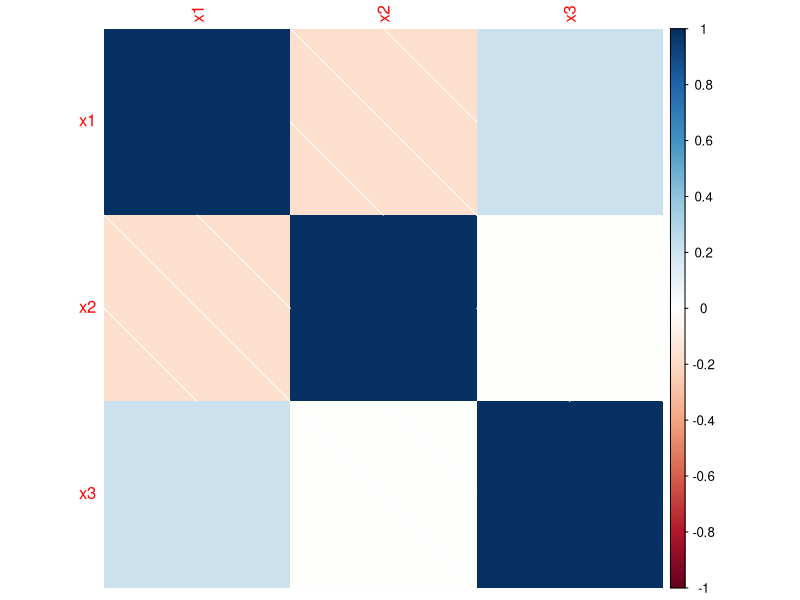
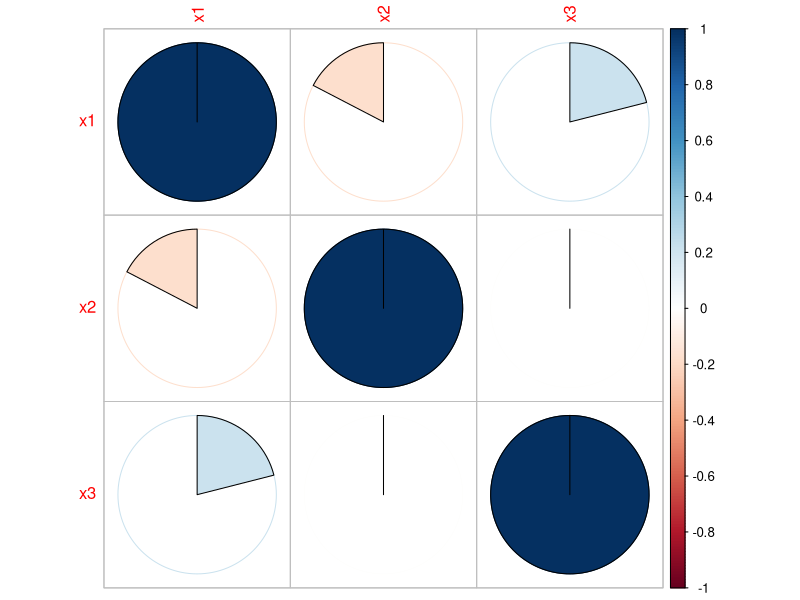
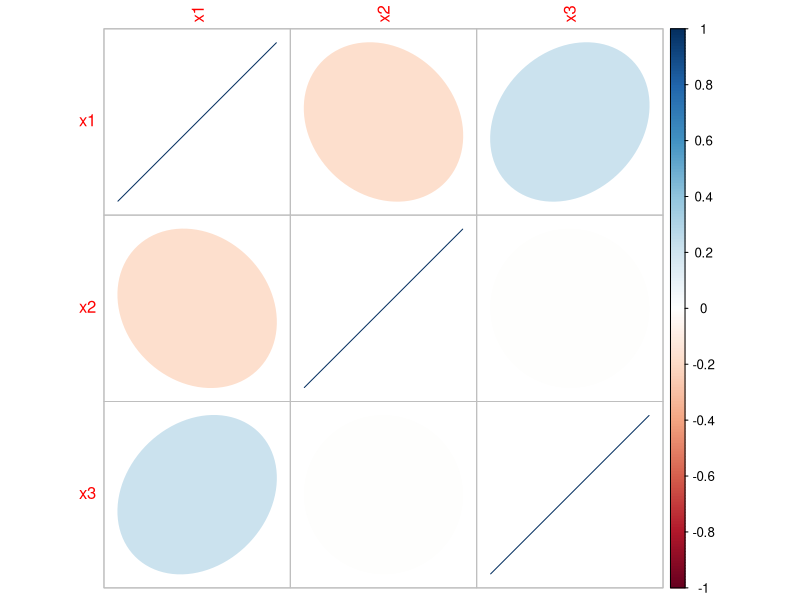
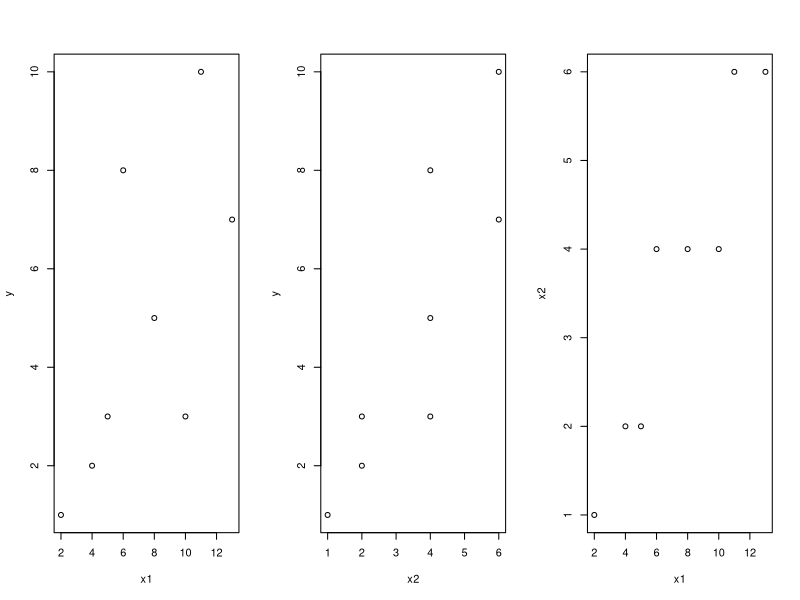
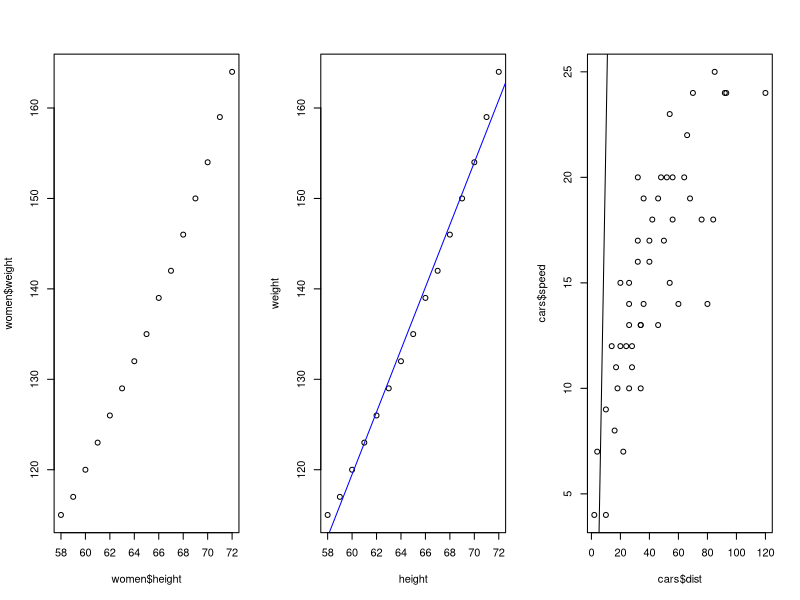
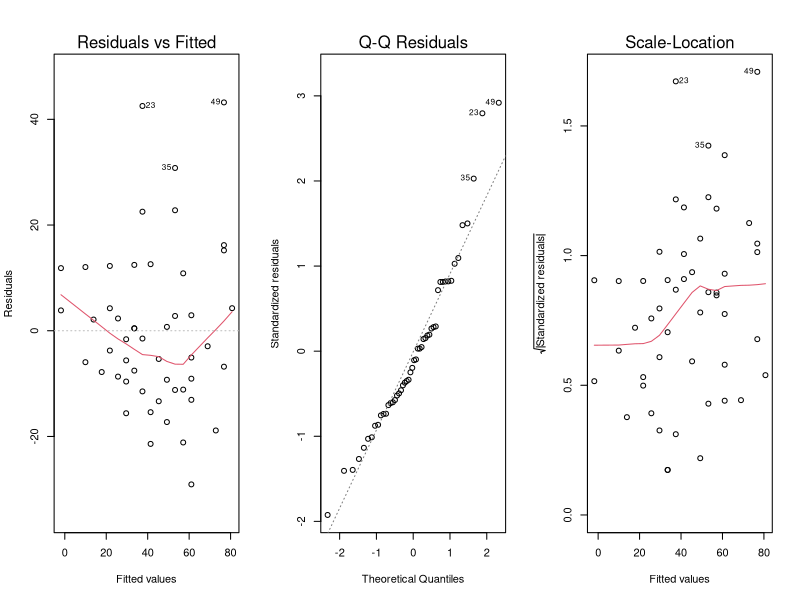
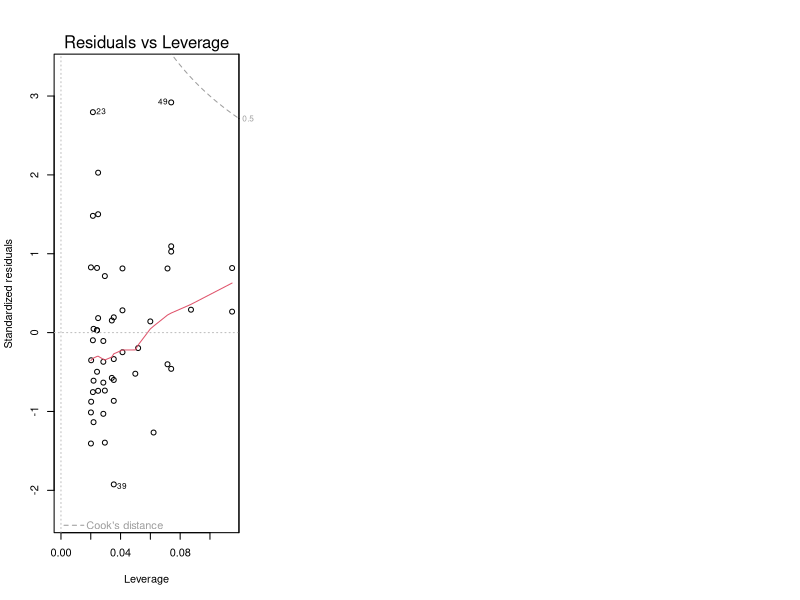
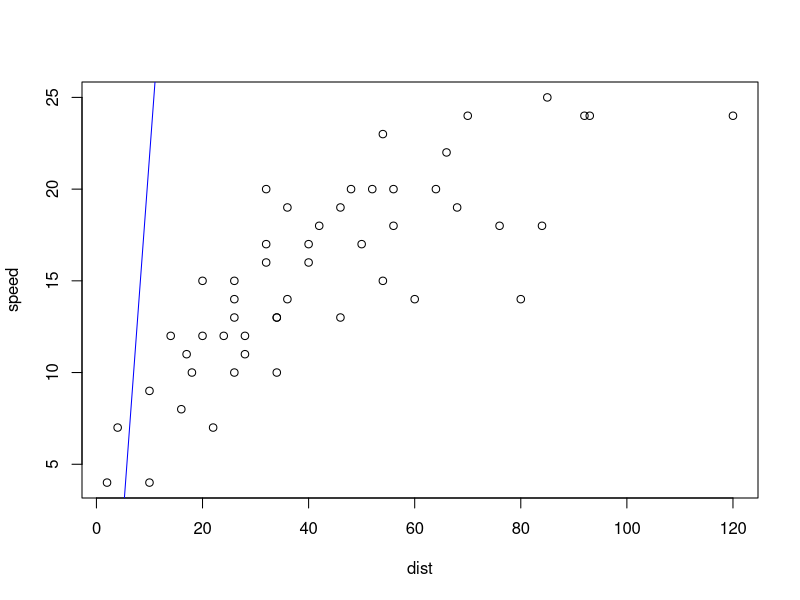

R code for these plots, in order:
data1= 1:5 
data2= 2:6
#(1 -3)  *  (2 -4)
#2 -3    3 -4
#3 -3    4 -4
#4 -3    5 -4
#5 -3    6 -4


sum((data1-mean(data1))*(data2-mean(data2))) / (length(1:5)-1)
cov(1:5 , 2:6)
cov(1:5, c(3,3,3,3,3)) #0
cov(1:5, 5:1) # 역상관 #공분산은 절대적 크기의 정도를 알수없음

(m<-matrix(c(1:10, (1:10)^2), ncol=2))
cor(m, method = "pearson")
cor(m, method = "spearman") # 수치가 순위의 의미가 있는것
cor(m, method = "kendall")  # 부합쌍과 비부합쌍의 비율을 이용해서 상관계수를 정의

# 어제  :  var.test 등분산 테스트
# cor.test : 상관계수를 검정 : 귀무가설 : 서로 독립적이다( 상관이 없다. )
# 대립가설 : 서로 상관이 있다.
# p-value는 우측부터의 신뢰구간값임
# 적률 : 1차 적률 -  평균, 2차 적률 분산, 3차적률 = 왜도, 4차 = 첨도 
cor.test(c(1,2,3,4,5),c(1,2,3,4,5), method = "pearson") # p-value < 2.2e-16  0.05 보다 작음 : 상관이 있다

x <- c(44.4, 45.9, 41.9, 53.3, 44.7, 44.1, 50.7, 45.2, 60.1)
y <- c( 2.6,  3.1,  2.5,  5.0,  3.6,  4.0,  5.2,  2.8,  3.8)
cor.test(x,y, method= "kendall", alternative = "greater") # p-value = 0.05972 귀무가설 기각하지못함 상관이없다
# 단측검정 ( 큰경우,  작은경우)
# 양측검정 0.05 / 2  : 정규분포는 대칭 양쪽에서 검증하는것

d<- data.frame(x1=rnorm(10),
               x2=rnorm(10),
               x3=rnorm(10))

head(d)
(M<- cor(d))
#install.packages("corrplot")
library(corrplot)
corrplot(M, method = "shade") # corrplot은 시각화 함수
corrplot(M, method = "pie") 
corrplot(M, method = "ellipse") 
?corrplot
# 순서를 변경해도 됨  x1과 x2의 상관이나
# x2와 x1의 상관이 의미가 같다

a <- c(4.0, 4.2, 3.9, 4.3, 4.1 )
b <- c(2.0, 2.1, 2.0, 2.1, 2.2 )
c <- c(0.60, 0.59, 0.58, 0.62, 0.63)

(ab <- sum(a+b)/length(a))
(mat <- matrix(c(a,b,c), nrow=5, byrow = F))
(avr<- colMeans(mat))
(acha <-a - avr[1])
(bcha <-b - avr[2])
(ccha <-c - avr[3])
#    a      b      c
#  a
#  b
#  c
(aa_var<- sum(acha * acha) / (length(a)-1)) #0.025
(ab_var<- sum(acha*bcha)/ (length(a)-1))# 0.0075
(ac_var<- sum(acha*ccha)/ (length(a)-1))# 0.00175
cov(mat)

# 상관계수
(aa_var / (sd(a)*sd(a))) #1
(ab_var / (sd(a)*sd(b))) #0.5669467
(ac_var / (sd(a)*sd(c))) #0.533745
cor(mat)

#고유값 분해
(eigvector<-eigen(cor(mat)))
eigvector # $values 고유치:정렬 - 분산의 크기
# $vectors 고유벡터 - 내적이 0이면 정직교
eigvector$vectors[,1]%*%eigvector$vectors[,2]
eigvector$vectors[,1]%*%eigvector$vectors[,3]
eigvector$vectors[,2]%*%eigvector$vectors[,3]
# 정규직교행렬
eigvector$vectors[,1]^2
#정규직교행렬: 피타고라스로 빗변길이가 1이나왔다는 뜻은 축을 방향값으로 표현함함
sqrt(sum(eigvector$vectors[,1]^2)) #피타고라스
sqrt(sum(eigvector$vectors[,2]^2)) #피타고라스
sqrt(sum(eigvector$vectors[,3]^2))
# MRS (move,rotate, scale)
# 0이 0이 아닌5.551115e-17 라서  오차가 발생 축이 틀어짐

#회귀분석 ( linear regression )
# 데이터로 부터
# 방정식의 계수를 구하는것
# y값을 예측하기 위해서
# y=ax +by + cz + b
y<- c(1,2,3,8,5,3,10,7)
x1<- c(2,4,5,6,8,10,11,13)
x2<- c(1,2,2,4,4,4,6,6)

opar= par(mfrow=c(1,3))
plot(x1,y)
plot(x2, y)
plot(x1, x2)
summary(lm(y~x1)) #lm = linear model : formula
# 잔차(residual) : 실제값(y) - 예측값(yhat)의 차이가 잔차다
# y = ax
# Coefficients 계수
#Intercept 절편
#직선의 방정식 y = ax + b
# 회귀 방정식0.7121 + 0.5645 * x1
# t-value 는 t 분포에서 나오면 t벨류 정규분포는 p벨류
# 잔차의 표준 오차 : 2.551
# R-squared : 0.449, 결정계수 :  모델 설명력
# 수정된 결정계수 Adjusted R-squared:  0.3571 
# 결정계수가 변수의 숫자가 많아지면 저절로 커지는 성향이 있다
# 변수가 많아져도 변하지 않도록 변수의 갯수를 고려한것이 수정된 결정계수임
# p-value: 0.06904 귀무가설을 기각할 수 없다 : 모델이 유의미하지 않다.
summary(lm(y~x2))
y<- -0.5340 + 1.4921* x2 
#F-statistic:    18 on 1 and 6 DF,  p-value: 0.005423 p벨류가 0.05보다 작음 유의미함
# 결정계수 = 회귀제곱합 / 전체제곱합( 회귀제곱합 + 잔차제곱합)

summary(lm(y~x1+x2))
-0.1041 +  -1.1566 *x1 +  3.7267*x2 #[1] 1.3094 2.7229 1.5663 7.8631 5.5499 3.2367 9.5335 7.2203

# 결정계수 : R-squared: 0.9532 모델 설명력이 좋아졌음
# 계수도 유의미하다
# 모델이 유의미하다
# accuracy를 높이려면 변수를 추가해야한다.

#문제 
#str(women) #$height:,$weight
#1)회귀분석을 실행하시오
str(women)
cov(women)
cor(women)
plot(women$height,women$weight)
su<-summary(lm(women$height~women$weight)) 
su
#2)회귀 방정식을 작성하시오
25.723456 +  0.287249 * women$weight

#3)각데이터에 대해 예측하고 잔차를 구해보시오
# 잔차 계산
residuals <- resid(su)
residuals
 
fit= lm(women$weight~women$height)
summary(fit)
# p-value: 1.091e-14 모델이 유의미하다
# 모형의 설명력은 Adjusted R-squared:  0.9903  99%
# 데이터에 적용된 선형회귀가 적절한가 : 상관분석0.9954948 적절함
 cor(women$height,women$weight)
# accuracy : 연속된 수치의 정확도는 : 상관분석

 residuals <- resid(fit)
#Residuals:
#   Min      1Q  Median      3Q     Max 
# -1.7333 -1.1333 -0.3833  0.7417  3.1167 

min(residuals)
quantile(residuals,0.25)
median(residuals) 
quantile(residuals,0.75)
max(residuals)

plot(weight~height, data= women)
abline(fit, col="blue")

#cars 데이터를 선형회귀 해보시오
# 모델이 통계적으로 유의미한가
# 계수가 유의미 한가
# 모델의 설명력은?
# 선형회귀는 정당한가?
# accuracy는?

str(cars)
summary(cars)
plot(cars$dist , cars$speed)


# 모델이 통계적으로 유의미한가? p-value 유의미함
fitt= lm(cars$dist~cars$speed)
summary(fitt)
abline(fitt)
#->p-value: 1.49e-12로 귀무가설 기각 대립가설 채택 -> 모델은 통계적으로 유의미함

# 계수가 유의미 한가? 유의미하다
cor(cars$speed,cars$dist) 
#상관분석 0.8068949적절함

# 모델의 설명력은?
#R-squared:  0.6438 64%  유의미 한것 

# 선형회귀는 정당한가?
cor(cars$speed,cars$dist) 
#상관분석 0.8068949  80% 적절함
names(fitt)
(cof=coef(fitt))
(cof["speed"])
(dist_pred = cof["(Intercept)"] + cof["speed"] * cars$speed)
fitted(fitt) # 계산된 fitting값이 출력됨
residuals(fitt)[1:4]
sum(fitted(fitt)-cars$dist) # 잔차값

plot(fitt)
par(mfrow = c(1,1))


# qqnorm 정규분포

# accuracy는?
residuals <- resid(fitt)
min(residuals)
quantile(residuals,0.25)
median(residuals) 
quantile(residuals,0.75)
max(residuals)

plot(speed~dist, data= cars)
abline(fitt, col="blue")


names(fitt)
(cof=coef(fitt))
(cof["speed"])
(dist_pred = cof["(Intercept)"] + cof["speed"] * cars$speed)
fitted(fitt) # 계산된 fitting값이 출력됨
residuals(fitt)[1:4]

sum(fitted(fitt)-cars$dist) # 잔차값

plot(fitt)
par(mfrow = c(1,1))
#qqnorm은 표준화 잔차가 정규분포이다


# 프로젝트 ( 제목선정은 관여하지 않음 )
# 대전 재비산 먼지 데이터 분석 및 도로 청소차 구간 선정
# 성과 지표 상관관계 분석
# 해외 직접 투자가 국내 시장에 미치는 영향
# 날씨에 따른  따릉이 사용량과의 관계
# 가설검정, 회귀분석, 트리분석


#bptest :  등분산성 테스트
# 회귀분석의 가정 : 등분산성 , 독립성, 정규성, 선형성
# 귀무가설 : 등분산성이다.
# 대립가설 : 이분산성이다.

library(lmtest)
bptest(cars$speed ~ cars$dist) # 등분산성이다
#Durbin - watson
dwtest(fitt) # 독립성 검증
# 2이면 자기상관성이 없다 (하나의 변수가 주기별로 다른 데이터 영향을 줌)
# 0 ~ 2 양의 자기상관성이 있다. (0 이면 아주 높은 양의 자기상관성이 있다)
# 시계열 분석의 대상
# 2 ~ 5 음의 자기상관성이 있다.
# 귀무가설 : 독립적이다.
# 대립가설 : 독립적이지 않다.

prediction_result<-predict(fitt, newdata=data.frame(speed = 10 )) #속도가 10일 경우 제동거리 예측
point_estimate <- prediction_result[1]
point_estimate
# 21.7 # 점추정
predict(fitt, newdata=data.frame(speed = 10 ), interval = "prediction")
# 실제상황과 같이 예측( 예외상황도 고려해서)
predict(fitt, newdata = data.frame(speed=c(4.0,25.0, .21)),interval = "confidence")
#interval = "confidence" 구간추정



library(MASS)
data("Boston")
help("Boston")
str(Boston)
?Boston
# 정규화
boston_df<- as.data.frame(scale(Boston))
# 506 obs. of  14 variables: (독립변수 13, 종속 1개)
# 두개로 분할 : 학습데이터와 평가 데이터로 분리

(idx <- sample(1:nrow(boston_df), 300))
trainDF <- boston_df[idx,]
testDF <- boston_df[-idx,] # 제외하고
dim(trainDF); dim(testDF) #300  14 # 206  14

formula <- medv~ crim+zn+indus+nox+rm+age+dis+rad+tax+ptratio+black+lstat # ex) 부동산 집값 변화 모델 만들수 있음
lm_model <- lm(formula = formula, data = trainDF)
summary(lm_model)

# 과적합이 벌어짐 -> 일반화가 되지않음
pred<- predict(lm_model, testDF) # 테스트 데이터는 학습에 참여하지 않음
pred
cor(pred, testDF$medv) # 숫자일때의 정확도는 상관계수


# 귀무가설 : 자기상관성이 없다
# 대립가설 : 자기상관성이 있다
dwtest(lm_model) # DW = 2.2155 : 2면 자기상관성이 없다

library(car)
#vif(lm_model) 1~ 10 미만이면 다중공선성이 없다고 본다
sqrt(vif(lm_model)) >2 # 다중공선성이 있다  # 이게 조금더 엄격하게 본다



